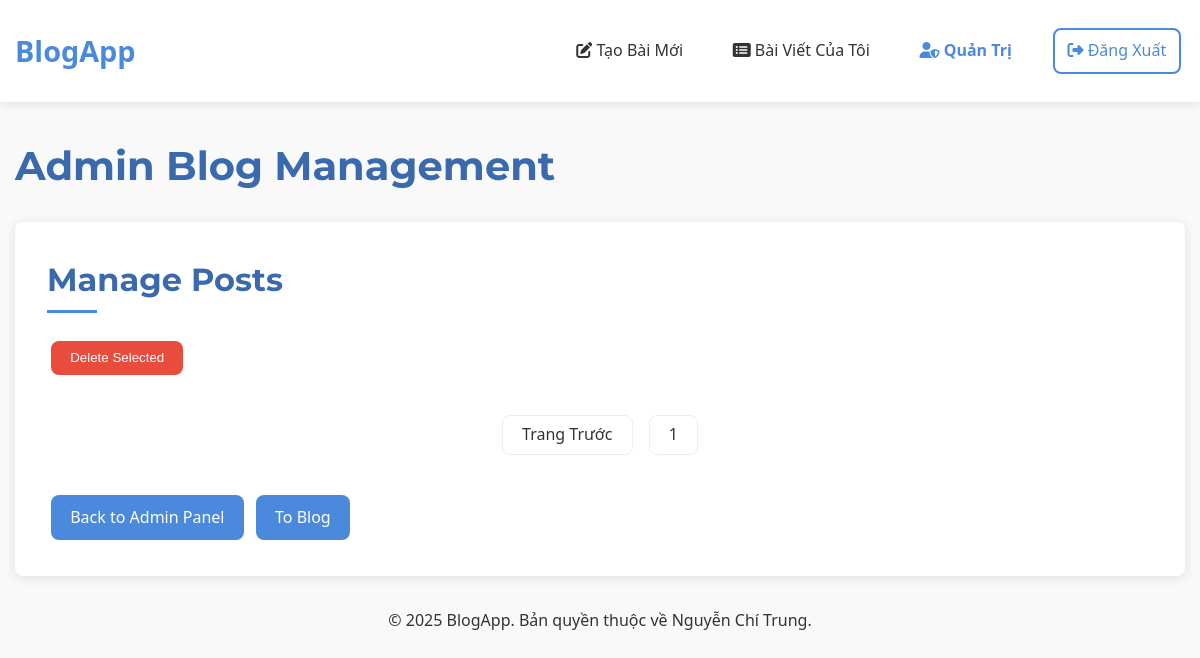
/admin/posts?page=2 (signed in), run on an earlier commit of the app's database.
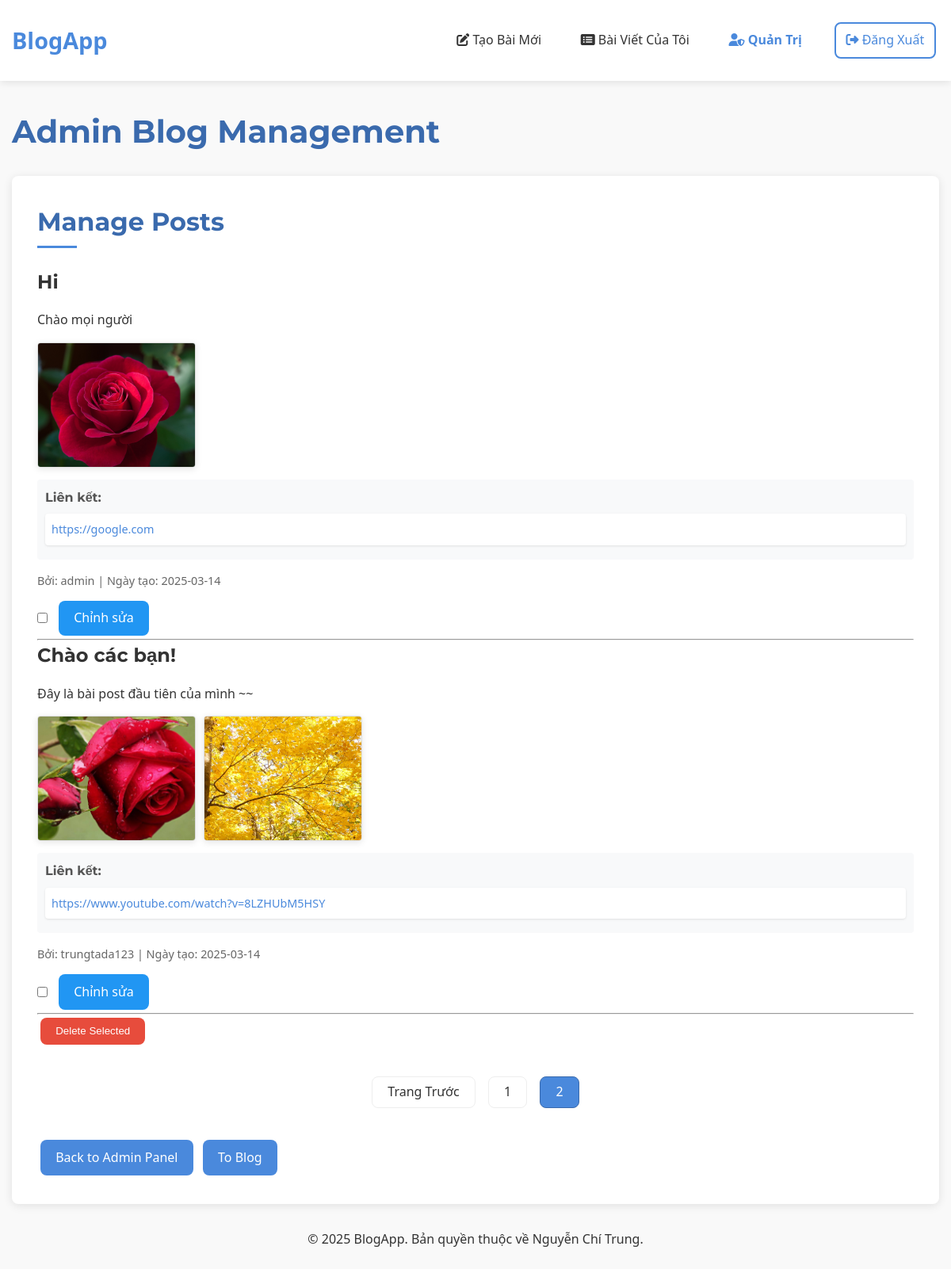
And on a later commit of the database.
### tables this page shows
CREATE TABLE post (
  id INTEGER PRIMARY KEY AUTOINCREMENT,
  author_id INTEGER NOT NULL,
  created TIMESTAMP NOT NULL DEFAULT CURRENT_TIMESTAMP,
  title TEXT NOT NULL,
  text_content TEXT,
  FOREIGN KEY (author_id) REFERENCES user (id)
);

CREATE TABLE post_content (
  id INTEGER PRIMARY KEY AUTOINCREMENT,
  post_id INTEGER NOT NULL,
  content_type TEXT NOT NULL,  -- 'image' hoặc 'link'
  content TEXT NOT NULL,       -- đường dẫn hình ảnh hoặc URL
  display_order INTEGER NOT NULL,
  FOREIGN KEY (post_id) REFERENCES post (id) ON DELETE CASCADE
);

CREATE TABLE user (
  id INTEGER PRIMARY KEY AUTOINCREMENT,
  username TEXT UNIQUE NOT NULL,
  password TEXT NOT NULL,
  is_blocked BOOLEAN NOT NULL DEFAULT 0,
  is_admin BOOLEAN NOT NULL DEFAULT 0
);

### flaskr/blog.py (the view)
@bp.route('/admin/posts')
@login_required
def admin_posts():
    if not g.user['is_admin']:
        return redirect(url_for('blog.blog_index'))
    db = get_db()
    page = request.args.get('page', 1, type=int)
    per_page = 10
    offset = (page - 1) * per_page
    posts_rows = db.execute(
        'SELECT p.id, p.title, p.text_content, p.created, u.username, u.id as author_id'
        ' FROM post p JOIN user u ON p.author_id = u.id'
        ' ORDER BY p.created DESC LIMIT ? OFFSET ?',
        (per_page, offset)
    ).fetchall()
    posts = []
    for post_row in posts_rows:
        post = dict(post_row)
        contents = db.execute(
            'SELECT content_type, content, display_order'
            ' FROM post_content'
            ' WHERE post_id = ?'
            ' ORDER BY display_order',
            (post['id'],)
        ).fetchall()
        post['images'] = [c['content'] for c in contents if c['content_type'] == 'image']
        post['links'] = [c['content'] for c in contents if c['content_type'] == 'link']
        posts.append(post)
    total_posts = db.execute('SELECT COUNT(*) FROM post').fetchone()[0]
    total_pages = (total_posts + per_page - 1) // per_page
    return render_template('admin_posts.html', posts=posts, page=page, total_pages=total_pages)

### flaskr/__init__.py (called while the page is built)
def create_app(test_config=None):
    app = Flask(__name__, instance_relative_config=True)
    app.config.from_mapping(
        SECRET_KEY='dev',
        DATABASE=os.path.join(app.instance_path, 'flaskr.sqlite'),
    )
    if test_config is None:
        app.config.from_pyfile('config.py', silent=True)
    else:
        app.config.from_mapping(test_config)
    try:
        os.makedirs(app.instance_path)
    except OSError:
        pass
    from . import db
    db.init_app(app)
    from . import auth
    app.register_blueprint(auth.bp)
    from . import blog
    app.register_blueprint(blog.bp)
    @app.context_processor
    def inject_utilities():
        def get_year():
            return datetime.datetime.now().year
        return {'get_year': get_year}
    @app.route('/')
    def index():
        return redirect(url_for('blog.blog_index'))
    return app

### flaskr/auth.py (called while the page is built)
@bp.before_app_request
def load_logged_in_user():
    user_id = session.get('user_id')
    if user_id is None:
        g.user = None
    else:
        g.user = get_db().execute(
            'SELECT * FROM user WHERE id = ?', (user_id,)
        ).fetchone()  # fetchone() trả về một sqlite3.Row

def login_required(view):
    @functools.wraps(view)
    def wrapped_view(**kwargs):
        if g.user is None:
            return redirect(url_for('auth.login'))
        return view(**kwargs)
    return wrapped_view

### flaskr/db.py (called while the page is built)
def get_db():
    if 'db' not in g:
        g.db = sqlite3.connect(
            current_app.config['DATABASE'],
            detect_types=sqlite3.PARSE_DECLTYPES
        )
        g.db.row_factory = sqlite3.Row
    return g.db

### flaskr/templates/admin_posts.html (shortened to what this page needs)
{% extends 'base.html' %}
{% block header %}
  <h1>Admin Blog Management</h1>
{% endblock %}
{% block content %}
<section class="admin-section">
  <h2>Manage Posts</h2>
  <form action="{{ url_for('blog.delete_multiple_posts') }}" method="post" class="form-list">
    {% for post in posts %}
      <div class="post-item {% if post.is_admin %}admin{% endif %}">
        <h3>{{ post.title }}</h3>
        {% if post.text_content %}
        <div class="post-text">
          {{ post.text_content }}
        </div>
        {% endif %}
        {% if post.images %}
        <div class="post-images">
          {% for image in post.images %}
          <div class="image-container">
            <img src="{{ image }}" alt="Hình ảnh" class="post-image">
          </div>
          {% endfor %}
        </div>
        {% endif %}
        {% if post.links %}
        <div class="post-links">
          <h4>Liên kết:</h4>
          <ul>
            {% for link in post.links %}
            <li><a href="{{ link }}" target="_blank">{{ link }}</a></li>
            {% endfor %}
          </ul>
        </div>
        {% endif %}
        <div class="post-meta">
          <span>Bởi: {{ post.username }} | Ngày tạo: {{ post.created.strftime('%Y-%m-%d') }}</span>
        </div>
        <div class="post-actions">
          <input type="checkbox" name="post_ids" value="{{ post.id }}">
          <a class="btn edit" href="{{ url_for('blog.update', id=post.id) }}">Chỉnh sửa</a>
        </div>
      </div>
      <hr>
    {% endfor %}
    <input class="btn danger" type="submit" value="Delete Selected" onclick="return confirm('Are you sure you want to delete the selected posts?');">
  </form>
  <div class="pagination">
    {% if page > 1 %}
      <a class="btn" href="{{ url_for('blog.admin_posts', page=page-1) }}">Trang Trước</a>
    {% endif %}
    {% for p in range(1, total_pages + 1) %}
      <a class="btn {% if p == page %}active{% endif %}" href="{{ url_for('blog.admin_posts', page=p) }}">{{ p }}</a>
    {% endfor %}
  </div>
  <div class="navigation-links">
    <a class="btn" href="{{ url_for('blog.admin') }}">Back to Admin Panel</a>
    <a class="btn" href="{{ url_for('blog.blog_index') }}">To Blog</a>
  </div>
</section>
{% endblock %}

### flaskr/templates/base.html (shortened to what this page needs)
<!doctype html>
<html lang="vi">
<head>
    <link rel="stylesheet" href="https://cdnjs.cloudflare.com/ajax/libs/font-awesome/6.4.0/css/all.min.css">
    <link rel="stylesheet" href="{{ url_for('static', filename='style.css') }}">
</head>
<body>
    <header>
        <div class="container">
            <a href="{{ url_for('blog.blog_index') }}" class="brand">BlogApp</a>
            <nav class="nav-links" id="nav-links">
                {% if g.user %}
                    <a href="{{ url_for('blog.create') }}" class="{% if request.endpoint == 'blog.create' %}active{% endif %}">
                        <i class="fas fa-edit"></i> Tạo Bài Mới
                    </a>
                    <a href="{{ url_for('blog.my_posts') }}" class="{% if request.endpoint == 'blog.my_posts' %}active{% endif %}">
                        <i class="fas fa-list-alt"></i> Bài Viết Của Tôi
                    </a>
                    {% if g.user['is_admin'] %}
                        <a href="{{ url_for('blog.admin') }}" class="{% if 'admin' in request.endpoint %}active{% endif %}">
                            <i class="fas fa-user-shield"></i> Quản Trị
                        </a>
                    {% endif %}
                    <a href="{{ url_for('auth.logout') }}" class="btn outline">
                        <i class="fas fa-sign-out-alt"></i> Đăng Xuất
                    </a>
                {% endif %}
            </nav>
        </div>
    </header>
    <main class="container">
        <section class="page-header mb-3">
            {% block header %}{% endblock %}
        </section>
        {% block content %}{% endblock %}
    </main>
    <footer class="container text-center mt-3">
        <p class="text-light">&copy; {{ get_year() }} BlogApp. Bản quyền thuộc về Nguyễn Chí Trung.</p>
    </footer>
</body>
</html>

### flaskr/static/style.css (style rules this page uses)
:root { --primary-color: #4a89dc; --primary-dark: #3a6aad; --primary-light: #6a99e9; --secondary-color: #5cb85c; --danger-color: #e74c3c; --warning-color: #f0ad4e; --text-color: #333; --text-light: #888; --bg-color: #f9f9f9; --light-gray: #eee; --dark-gray: #555; --border-radius: 8px; --box-shadow: 0 2px 12px rgba(0, 0, 0, 0.1); --transition: all 0.3s ease; --font-primary: 'Segoe UI', Tahoma, Geneva, Verdana, sans-serif; --font-heading: 'Montserrat', sans-serif; }
* { margin: 0; padding: 0; box-sizing: border-box; }
body { font-family: var(--font-primary); color: var(--text-color); background-color: var(--bg-color); line-height: 1.6; padding-bottom: 50px; }
a { color: var(--primary-color); text-decoration: none; transition: var(--transition); }
h1, h2, h3, h4, h5, h6 { font-family: var(--font-heading); margin-bottom: 1rem; color: var(--text-color); }
h1 { font-size: 2.5rem; font-weight: 700; color: var(--primary-dark); }
h2 { font-size: 2rem; position: relative; padding-bottom: 0.5rem; margin-bottom: 1.5rem; }
h2:after { content: ''; position: absolute; left: 0; bottom: 0; height: 3px; width: 50px; background-color: var(--primary-color); }
h3 { font-size: 1.5rem; }
p { margin-bottom: 1rem; }
.container { max-width: 1200px; margin: 0 auto; padding: 0 15px; }
header { background-color: white; box-shadow: 0 2px 10px rgba(0, 0, 0, 0.1); padding: 1.5rem 0; margin-bottom: 2rem; }
header .container { display: flex; justify-content: space-between; align-items: center; }
.brand { font-size: 1.8rem; font-weight: 700; color: var(--primary-color); }
.nav-links { display: flex; gap: 1.5rem; align-items: center; }
.nav-links a { color: var(--text-color); font-weight: 500; padding: 0.5rem 0.8rem; border-radius: var(--border-radius); transition: var(--transition); }
.nav-links a.active { color: var(--primary-color); font-weight: 600; }
.btn { display: inline-block; padding: 0.6rem 1.2rem; border-radius: var(--border-radius); font-weight: 500; text-align: center; cursor: pointer; border: none; transition: var(--transition); text-transform: none; margin: 0.25rem; background-color: var(--primary-color); color: white; }
.btn.danger { background-color: var(--danger-color); color: white; }
.btn.outline { background-color: transparent; border: 2px solid var(--primary-color); color: var(--primary-color); }
.post-meta { font-size: 0.9rem; color: var(--text-light); display: flex; align-items: center; gap: 0.5rem; }
.post-text { margin-bottom: 1rem; line-height: 1.7; }
.post-images { display: flex; flex-wrap: wrap; gap: 10px; margin: 1rem 0; }
.image-container { position: relative; overflow: hidden; border-radius: 8px; box-shadow: 0 2px 8px rgba(0, 0, 0, 0.1); max-width: 200px; max-height: 200px; }
.post-image { width: 100%; height: 100%; object-fit: cover; transition: transform 0.3s ease; }
.post-links { background-color: var(--light-gray); border-radius: var(--border-radius); padding: 1rem; margin: 1rem 0; }
.post-links h4 { margin-bottom: 0.5rem; font-size: 1rem; color: var(--dark-gray); }
.post-links ul { list-style: none; padding-left: 0; }
.post-links li { margin-bottom: 0.5rem; }
.post-links a { display: block; padding: 0.5rem; background-color: white; border-radius: 4px; font-size: 0.9rem; box-shadow: 0 1px 3px rgba(0, 0, 0, 0.1); transition: var(--transition); overflow: hidden; text-overflow: ellipsis; white-space: nowrap; }
.post-actions { display: flex; gap: 0.5rem; }
.pagination { display: flex; justify-content: center; gap: 0.5rem; margin: 2rem 0; }
.pagination .btn { min-width: 40px; height: 40px; display: flex; align-items: center; justify-content: center; background-color: white; color: var(--text-color); border: 1px solid var(--light-gray); }
.pagination .btn.active { background-color: var(--primary-color); color: white; border-color: var(--primary-dark); }
.admin-section { background-color: white; border-radius: var(--border-radius); box-shadow: var(--box-shadow); padding: 2rem; margin-bottom: 2rem; }
.admin-section h2 { color: var(--primary-dark); margin-bottom: 1.5rem; }
.text-center { text-align: center; }
.mb-3 { margin-bottom: 1.5rem; }
.mt-3 { margin-top: 1.5rem; }

What changed in the data, as far as the page shows it:
now on this page (row edited): post: title "Hi", text_content "Chào mọi người", username "admin", created "2025-03-14"
added post_content: content (picture), shown under "Hi"
now on this page (row edited): post_content: content "https://google.com", shown under "Hi"
added post: title "Chào các bạn!", text_content "Đây là bài post đầu tiên của mình ~~", username "trungtada123", created "2025-03-14"
added post_content: content (picture), shown under "Chào các bạn!"
added post_content: content (picture), shown under "Chào các bạn!"
added post_content: content "https://www.youtube.com/watch?v=8LZHUbM5HSY", shown under "Chào các bạn!"
Also different on the page:
new list line: "2"
